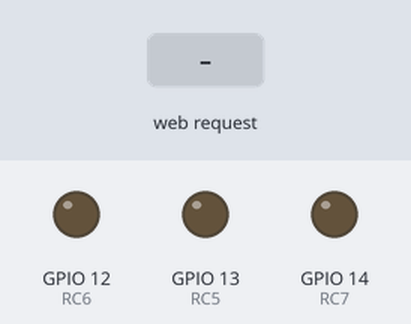
A sketch run on a simulated ESP32. Parts: output pins drawn as LEDs (lit = HIGH). Inputs (shaded band) come from the test bench. WiFi joins after 1.5 s; servers stay silent unless stated; what the sketch prints to the serial monitor is not drawn.

Above: at 3.2 s.
3.3 s: HTTP request GET /forward received
At 4.0 s:
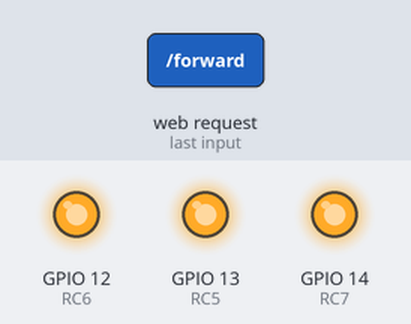
4.8 s: HTTP request GET /reverse received
At 5.1 s:
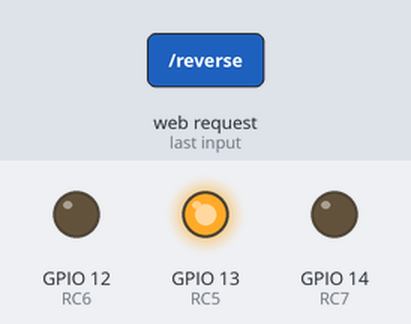
6.3 s: HTTP request GET /left received
At 7.5 s:
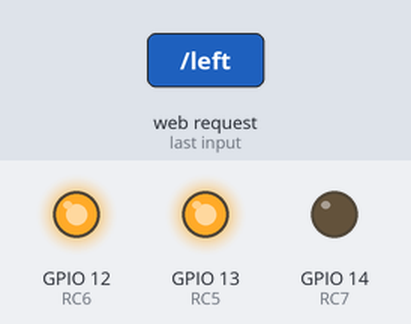
7.8 s: HTTP request GET /right received
At 8.6 s:
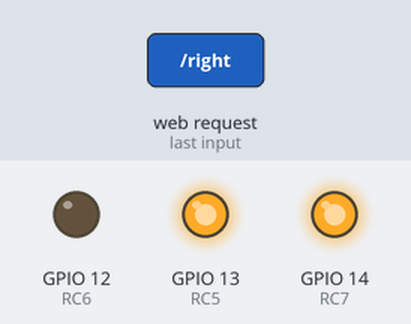
9.3 s: HTTP request GET /stop received
At 9.7 s:
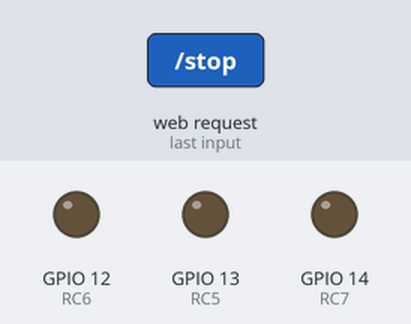
Timing chart, 0 to 11.8 s (numbered marks = the images above; inputs shaded):
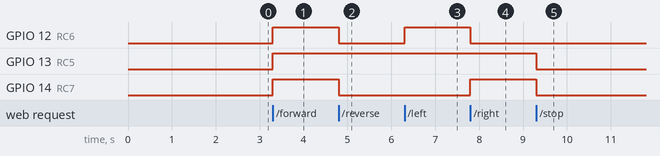

The sketch:

script.ino
```cpp
#include <WiFi.h>
#include <WebServer.h>

const char* ssid = "OrangeFlybox_1FD4";
const char* password = "70323320";
WebServer server(80);

const int RC5 = 13;
const int RC6 = 12;
const int RC7 = 14;

void initWiFi() {
  WiFi.mode(WIFI_STA);
  WiFi.begin(ssid, password);
  Serial.print("Connecting to WiFi ..");
  while (WiFi.status() != WL_CONNECTED) {
    Serial.print('.');
    delay(1000);
  }
  Serial.println(WiFi.localIP());
}

void handleStop() {
  digitalWrite(RC5, LOW);
  digitalWrite(RC6, LOW);
  digitalWrite(RC7, LOW);
}

void handleForward() {
  digitalWrite(RC5, HIGH);
  digitalWrite(RC6, HIGH);
  digitalWrite(RC7, HIGH);
}

void handleReverse() {
  digitalWrite(RC5, HIGH);
  digitalWrite(RC6, LOW);
  digitalWrite(RC7, LOW);
}

void handleRight() {
  digitalWrite(RC5, HIGH);
  digitalWrite(RC6, LOW);
  digitalWrite(RC7, HIGH);
}

void handleLeft() {
  digitalWrite(RC5, HIGH);
  digitalWrite(RC6, HIGH);
  digitalWrite(RC7, LOW);
}

void setup() {
  Serial.begin(9600);

  pinMode(RC5, OUTPUT);
  pinMode(RC6, OUTPUT);
  pinMode(RC7, OUTPUT);

  initWiFi();


  server.on("/forward", handleForward);
  server.on("/reverse", handleReverse);
  server.on("/left", handleLeft);
  server.on("/right", handleRight);
  server.on("/stop", handleStop);

  server.begin();
}

void loop() {
  server.handleClient();
}
```

Measured:
- after the input at 3.3 s, GPIO 12 (RC6), GPIO 13 (RC5), GPIO 14 (RC7): LOW → HIGH at once
- after the input at 4.8 s, GPIO 12 (RC6), GPIO 14 (RC7): HIGH → LOW at once
- after the input at 6.3 s, GPIO 12 (RC6): LOW → HIGH at once
- after the input at 7.8 s, GPIO 12 (RC6): HIGH → LOW at once; GPIO 14 (RC7): LOW → HIGH at once
- after the input at 9.3 s, GPIO 13 (RC5), GPIO 14 (RC7): HIGH → LOW at once
